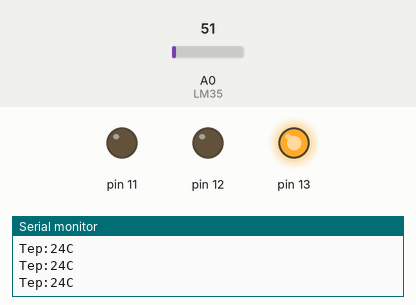
Simulated run of this sketch. Board: Arduino Uno, built with avr-gcc and run on an emulated ATmega328P. On the bench: output pins drawn as LEDs (lit = HIGH), the last lines printed to the serial monitor. The inputs (shaded band) are chosen by the test bench; at power-on: A0 (LM35) = 51.

Above: at 1.2 s.
1.3 s: A0 (LM35) set to 62
4.3 s: A0 (LM35) set to 69
At 5.5 s:
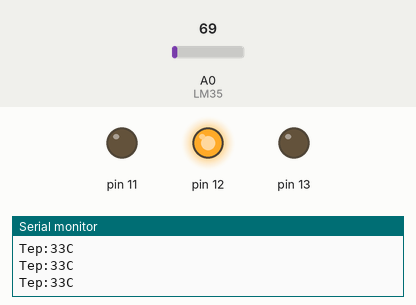
5.8 s: A0 (LM35) set to 86
At 6.8 s:
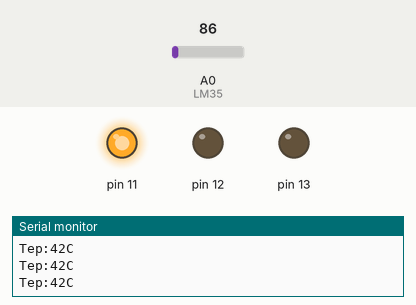
7.3 s: A0 (LM35) set to 71
At 8.2 s:
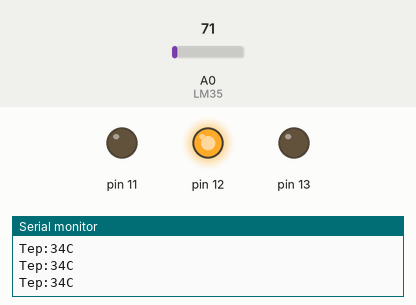
8.8 s: A0 (LM35) set to 61
At 9.2 s:
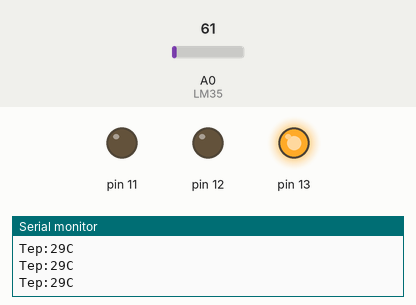
Timing chart, 0 to 11.3 s (numbered marks = the images above; inputs shaded):
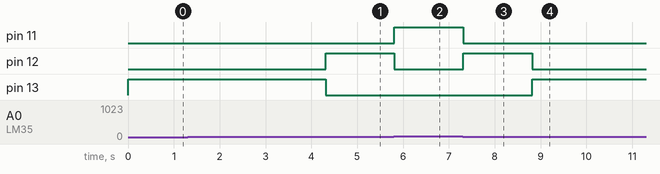

The sketch:

Project_15.ino
```cpp
void setup() {
 Serial.begin(9600);
  pinMode(13, OUTPUT);
  pinMode(12, OUTPUT);
  pinMode(11, OUTPUT);
}
void loop() {
  int vol = analogRead(A0) * (5.0 / 1023.0*100);   // read temperature value of LM35
 Serial.print("Tep:");
  Serial.print(vol);
  Serial.println("C");

if (vol<=31)                     // low temperature area and LED setup
{
  digitalWrite(13, HIGH);
  digitalWrite(12, LOW);
  digitalWrite(11, LOW);
}
else if (vol>=32 && vol<=40)
 {
   digitalWrite(13, LOW);

  digitalWrite(12, HIGH);
  digitalWrite(11, LOW);
}
else if (vol>=41)                               //  low temperature area and LED setup

{
   digitalWrite(13, LOW);
  digitalWrite(12, LOW);
  digitalWrite(11, HIGH);
}
 }
```

Measured:
- the behaviour switches between 65 and 66 on A0 (LM35) (found by bisection; images 0 and 1)
- after the input at 4.3 s, pin 12: LOW → HIGH at once; pin 13: HIGH → LOW at once
- after the input at 5.8 s, pin 11: LOW → HIGH at once; pin 12: HIGH → LOW at once
- after the input at 7.3 s, pin 11: HIGH → LOW at once; pin 12: LOW → HIGH at once
- after the input at 8.8 s, pin 12: HIGH → LOW at once; pin 13: LOW → HIGH at once
